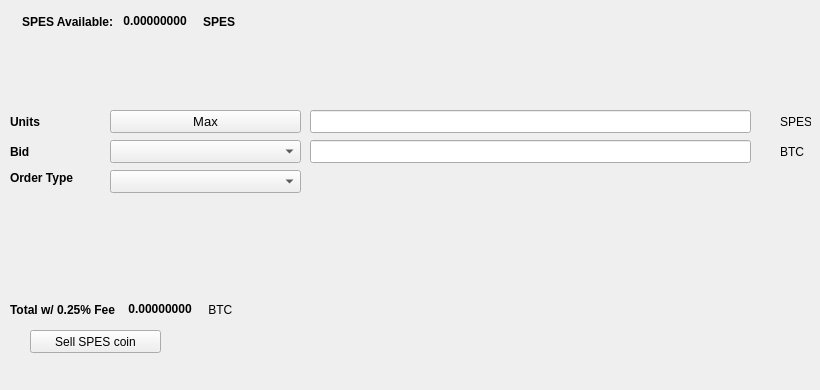
   <widget class="QWidget" name="SellTab">
    <attribute name="title">
     <string>Sell</string>
    </attribute>
    <widget class="QLabel" name="label_16">
     <property name="geometry">
      <rect>
       <x>780</x>
       <y>140</y>
       <width>31</width>
       <height>23</height>
      </rect>
     </property>
     <property name="text">
      <string>BTC</string>
     </property>
    </widget>
    <widget class="QComboBox" name="SellBidcomboBox">
     <property name="geometry">
      <rect>
       <x>110</x>
       <y>140</y>
       <width>191</width>
       <height>23</height>
      </rect>
     </property>
     <property name="font">
      <font>
       <pointsize>10</pointsize>
      </font>
     </property>
    </widget>
    <widget class="QLabel" name="label_18">
     <property name="geometry">
      <rect>
       <x>10</x>
       <y>110</y>
       <width>46</width>
       <height>23</height>
      </rect>
     </property>
     <property name="font">
      <font>
       <weight>75</weight>
       <bold>true</bold>
      </font>
     </property>
     <property name="text">
      <string>Units</string>
     </property>
    </widget>
    <widget class="QPushButton" name="Sell_Max_Amount">
     <property name="geometry">
      <rect>
       <x>110</x>
       <y>110</y>
       <width>191</width>
       <height>23</height>
      </rect>
     </property>
     <property name="font">
      <font>
       <pointsize>10</pointsize>
      </font>
     </property>
     <property name="text">
      <string>Max</string>
     </property>
    </widget>
    <widget class="QLabel" name="label_20">
     <property name="geometry">
      <rect>
       <x>10</x>
       <y>170</y>
       <width>91</width>
       <height>16</height>
      </rect>
     </property>
     <property name="font">
      <font>
       <weight>75</weight>
       <bold>true</bold>
      </font>
     </property>
     <property name="text">
      <string>Order Type</string>
     </property>
    </widget>
    <widget class="QComboBox" name="SellOrdertypeCombo">
     <property name="geometry">
      <rect>
       <x>110</x>
       <y>170</y>
       <width>191</width>
       <height>23</height>
      </rect>
     </property>
     <property name="font">
      <font>
       <pointsize>10</pointsize>
      </font>
     </property>
    </widget>
    <widget class="QLabel" name="label_21">
     <property name="geometry">
      <rect>
       <x>10</x>
       <y>140</y>
       <width>46</width>
       <height>23</height>
      </rect>
     </property>
     <property name="font">
      <font>
       <weight>75</weight>
       <bold>true</bold>
      </font>
     </property>
     <property name="text">
      <string>Bid</string>
     </property>
    </widget>
    <widget class="QLabel" name="label_22">
     <property name="geometry">
      <rect>
       <x>780</x>
       <y>110</y>
       <width>31</width>
       <height>23</height>
      </rect>
     </property>
     <property name="text">
      <string>SPES</string>
     </property>
    </widget>
    <widget class="QLineEdit" name="UnitsInputspescoin">
     <property name="geometry">
      <rect>
       <x>310</x>
       <y>110</y>
       <width>441</width>
       <height>23</height>
      </rect>
     </property>
     <property name="font">
      <font>
       <pointsize>9</pointsize>
       <weight>75</weight>
       <bold>true</bold>
      </font>
     </property>
    </widget>
    <widget class="QLineEdit" name="SellBidPriceEdit">
     <property name="geometry">
      <rect>
       <x>310</x>
       <y>140</y>
       <width>441</width>
       <height>23</height>
      </rect>
     </property>
     <property name="font">
      <font>
       <pointsize>9</pointsize>
       <weight>75</weight>
       <bold>true</bold>
      </font>
     </property>
    </widget>
    <widget class="QPushButton" name="SellspescoinBTN">
     <property name="geometry">
      <rect>
       <x>30</x>
       <y>330</y>
       <width>131</width>
       <height>23</height>
      </rect>
     </property>
     <property name="text">
      <string>Sell SPES coin</string>
     </property>
     <property name="icon">
      <iconset resource="../spescoin">
       <normaloff>:/icons/bitcoin</normaloff>:/icons/bitcoin</iconset>
     </property>
    </widget>
    <widget class="QWidget" name="layoutWidget3">
     <property name="geometry">
      <rect>
       <x>22</x>
       <y>12</y>
       <width>258</width>
       <height>19</height>
      </rect>
     </property>
     <layout class="QHBoxLayout" name="horizontalLayout">
      <item>
       <widget class="QLabel" name="label232_2">
        <property name="font">
         <font>
          <weight>75</weight>
          <bold>true</bold>
         </font>
        </property>
        <property name="text">
         <string>SPES Available:</string>
        </property>
       </widget>
      </item>
      <item>
       <widget class="QLabel" name="spescoinAvailableLabel">
        <property name="palette">
         <palette>
          <active>
           <colorrole role="WindowText">
            <brush brushstyle="SolidPattern">
             <color alpha="255">
              <red>0</red>
              <green>0</green>
              <blue>0</blue>
             </color>
            </brush>
           </colorrole>
           <colorrole role="Button">
            <brush brushstyle="SolidPattern">
             <color alpha="255">
              <red>0</red>
              <green>170</green>
              <blue>0</blue>
             </color>
            </brush>
           </colorrole>
           <colorrole role="Light">
            <brush brushstyle="SolidPattern">
             <color alpha="255">
              <red>0</red>
              <green>255</green>
              <blue>0</blue>
             </color>
            </brush>
           </colorrole>
           <colorrole role="Midlight">
            <brush brushstyle="SolidPattern">
             <color alpha="255">
              <red>0</red>
              <green>212</green>
              <blue>0</blue>
             </color>
            </brush>
           </colorrole>
           <colorrole role="Dark">
            <brush brushstyle="SolidPattern">
             <color alpha="255">
              <red>0</red>
              <green>85</green>
              <blue>0</blue>
             </color>
            </brush>
           </colorrole>
           <colorrole role="Mid">
            <brush brushstyle="SolidPattern">
             <color alpha="255">
              <red>0</red>
              <green>113</green>
              <blue>0</blue>
             </color>
            </brush>
           </colorrole>
           <colorrole role="Text">
            <brush brushstyle="SolidPattern">
             <color alpha="255">
              <red>0</red>
              <green>170</green>
              <blue>0</blue>
             </color>
            </brush>
           </colorrole>
           <colorrole role="BrightText">
            <brush brushstyle="SolidPattern">
             <color alpha="255">
              <red>255</red>
              <green>255</green>
              <blue>255</blue>
             </color>
            </brush>
           </colorrole>
           <colorrole role="ButtonText">
            <brush brushstyle="SolidPattern">
             <color alpha="255">
              <red>0</red>
              <green>0</green>
              <blue>0</blue>
             </color>
            </brush>
           </colorrole>
           <colorrole role="Base">
            <brush brushstyle="SolidPattern">
             <color alpha="255">
              <red>255</red>
              <green>255</green>
              <blue>255</blue>
             </color>
            </brush>
           </colorrole>
           <colorrole role="Window">
            <brush brushstyle="SolidPattern">
             <color alpha="255">
              <red>0</red>
              <green>170</green>
              <blue>0</blue>
             </color>
            </brush>
           </colorrole>
           <colorrole role="Shadow">
            <brush brushstyle="SolidPattern">
             <color alpha="255">
              <red>0</red>
              <green>0</green>
              <blue>0</blue>
             </color>
            </brush>
           </colorrole>
           <colorrole role="AlternateBase">
            <brush brushstyle="SolidPattern">
             <color alpha="255">
              <red>127</red>
              <green>212</green>
              <blue>127</blue>
             </color>
            </brush>
           </colorrole>
           <colorrole role="ToolTipBase">
            <brush brushstyle="SolidPattern">
             <color alpha="255">
              <red>255</red>
              <green>255</green>
              <blue>220</blue>
             </color>
            </brush>
           </colorrole>
           <colorrole role="ToolTipText">
            <brush brushstyle="SolidPattern">
             <color alpha="255">
              <red>0</red>
              <green>0</green>
              <blue>0</blue>
             </color>
            </brush>
           </colorrole>
          </active>
          <inactive>
           <colorrole role="WindowText">
            <brush brushstyle="SolidPattern">
             <color alpha="255">
              <red>0</red>
              <green>0</green>
              <blue>0</blue>
             </color>
            </brush>
           </colorrole>
           <colorrole role="Button">
            <brush brushstyle="SolidPattern">
             <color alpha="255">
              <red>0</red>
              <green>170</green>
              <blue>0</blue>
             </color>
            </brush>
           </colorrole>
           <colorrole role="Light">
            <brush brushstyle="SolidPattern">
             <color alpha="255">
              <red>0</red>
              <green>255</green>
              <blue>0</blue>
             </color>
            </brush>
           </colorrole>
           <colorrole role="Midlight">
            <brush brushstyle="SolidPattern">
             <color alpha="255">
              <red>0</red>
              <green>212</green>
              <blue>0</blue>
             </color>
            </brush>
           </colorrole>
           <colorrole role="Dark">
            <brush brushstyle="SolidPattern">
             <color alpha="255">
              <red>0</red>
              <green>85</green>
              <blue>0</blue>
             </color>
            </brush>
           </colorrole>
           <colorrole role="Mid">
            <brush brushstyle="SolidPattern">
             <color alpha="255">
              <red>0</red>
              <green>113</green>
              <blue>0</blue>
             </color>
            </brush>
           </colorrole>
           <colorrole role="Text">
            <brush brushstyle="SolidPattern">
             <color alpha="255">
              <red>0</red>
              <green>170</green>
              <blue>0</blue>
             </color>
            </brush>
           </colorrole>
           <colorrole role="BrightText">
            <brush brushstyle="SolidPattern">
             <color alpha="255">
              <red>255</red>
              <green>255</green>
              <blue>255</blue>
             </color>
            </brush>
           </colorrole>
           <colorrole role="ButtonText">
            <brush brushstyle="SolidPattern">
             <color alpha="255">
              <red>0</red>
              <green>0</green>
              <blue>0</blue>
             </color>
            </brush>
           </colorrole>
           <colorrole role="Base">
            <brush brushstyle="SolidPattern">
             <color alpha="255">
              <red>255</red>
              <green>255</green>
              <blue>255</blue>
             </color>
            </brush>
           </colorrole>
           <colorrole role="Window">
            <brush brushstyle="SolidPattern">
             <color alpha="255">
              <red>0</red>
              <green>170</green>
              <blue>0</blue>
             </color>
            </brush>
           </colorrole>
           <colorrole role="Shadow">
            <brush brushstyle="SolidPattern">
             <color alpha="255">
              <red>0</red>
              <green>0</green>
              <blue>0</blue>
             </color>
            </brush>
           </colorrole>
           <colorrole role="AlternateBase">
            <brush brushstyle="SolidPattern">
             <color alpha="255">
              <red>127</red>
              <green>212</green>
              <blue>127</blue>
             </color>
            </brush>
           </colorrole>
           <colorrole role="ToolTipBase">
            <brush brushstyle="SolidPattern">
             <color alpha="255">
              <red>255</red>
              <green>255</green>
              <blue>220</blue>
             </color>
            </brush>
           </colorrole>
           <colorrole role="ToolTipText">
            <brush brushstyle="SolidPattern">
             <color alpha="255">
              <red>0</red>
              <green>0</green>
              <blue>0</blue>
             </color>
            </brush>
           </colorrole>
          </inactive>
          <disabled>
           <colorrole role="WindowText">
            <brush brushstyle="SolidPattern">
             <color alpha="255">
              <red>0</red>
              <green>85</green>
              <blue>0</blue>
             </color>
            </brush>
           </colorrole>
           <colorrole role="Button">
            <brush brushstyle="SolidPattern">
             <color alpha="255">
              <red>0</red>
              <green>170</green>
              <blue>0</blue>
             </color>
            </brush>
           </colorrole>
           <colorrole role="Light">
            <brush brushstyle="SolidPattern">
             <color alpha="255">
              <red>0</red>
              <green>255</green>
              <blue>0</blue>
             </color>
            </brush>
           </colorrole>
           <colorrole role="Midlight">
            <brush brushstyle="SolidPattern">
             <color alpha="255">
              <red>0</red>
              <green>212</green>
              <blue>0</blue>
             </color>
            </brush>
           </colorrole>
           <colorrole role="Dark">
            <brush brushstyle="SolidPattern">
             <color alpha="255">
              <red>0</red>
              <green>85</green>
              <blue>0</blue>
             </color>
            </brush>
           </colorrole>
           <colorrole role="Mid">
            <brush brushstyle="SolidPattern">
             <color alpha="255">
              <red>0</red>
              <green>113</green>
              <blue>0</blue>
             </color>
            </brush>
           </colorrole>
           <colorrole role="Text">
            <brush brushstyle="SolidPattern">
             <color alpha="255">
              <red>0</red>
              <green>85</green>
              <blue>0</blue>
             </color>
            </brush>
           </colorrole>
           <colorrole role="BrightText">
            <brush brushstyle="SolidPattern">
             <color alpha="255">
              <red>255</red>
              <green>255</green>
              <blue>255</blue>
             </color>
            </brush>
           </colorrole>
           <colorrole role="ButtonText">
            <brush brushstyle="SolidPattern">
             <color alpha="255">
              <red>0</red>
              <green>85</green>
              <blue>0</blue>
             </color>
            </brush>
           </colorrole>
           <colorrole role="Base">
            <brush brushstyle="SolidPattern">
             <color alpha="255">
              <red>0</red>
              <green>170</green>
              <blue>0</blue>
             </color>
            </brush>
           </colorrole>
           <colorrole role="Window">
            <brush brushstyle="SolidPattern">
             <color alpha="255">
              <red>0</red>
              <green>170</green>
              <blue>0</blue>
             </color>
            </brush>
           </colorrole>
           <colorrole role="Shadow">
            <brush brushstyle="SolidPattern">
             <color alpha="255">
              <red>0</red>
              <green>0</green>
              <blue>0</blue>
             </color>
            </brush>
           </colorrole>
           <colorrole role="AlternateBase">
            <brush brushstyle="SolidPattern">
             <color alpha="255">
              <red>0</red>
              <green>170</green>
              <blue>0</blue>
             </color>
            </brush>
           </colorrole>
           <colorrole role="ToolTipBase">
            <brush brushstyle="SolidPattern">
             <color alpha="255">
              <red>255</red>
              <green>255</green>
              <blue>220</blue>
             </color>
            </brush>
           </colorrole>
           <colorrole role="ToolTipText">
            <brush brushstyle="SolidPattern">
             <color alpha="255">
              <red>0</red>
              <green>0</green>
              <blue>0</blue>
             </color>
            </brush>
           </colorrole>
          </disabled>
         </palette>
        </property>
        <property name="font">
         <font>
          <weight>75</weight>
          <bold>true</bold>
         </font>
        </property>
        <property name="text">
         <string> 0.00000000 </string>
        </property>
        <property name="textInteractionFlags">
         <set>Qt::LinksAccessibleByMouse|Qt::TextSelectableByKeyboard|Qt::TextSelectableByMouse</set>
        </property>
       </widget>
      </item>
      <item>
       <widget class="QLabel" name="labelspescoin">
        <property name="font">
         <font>
          <weight>75</weight>
          <bold>true</bold>
         </font>
        </property>
        <property name="text">
         <string>SPES</string>
        </property>
       </widget>
      </item>
     </layout>
    </widget>
    <widget class="QWidget" name="layoutWidget">
     <property name="geometry">
      <rect>
       <x>10</x>
       <y>300</y>
       <width>268</width>
       <height>19</height>
      </rect>
     </property>
     <layout class="QHBoxLayout" name="horizontalLayout_2">
      <item>
       <widget class="QLabel" name="label_19">
        <property name="font">
         <font>
          <weight>75</weight>
          <bold>true</bold>
         </font>
        </property>
        <property name="text">
         <string>Total w/ 0.25% Fee </string>
        </property>
       </widget>
      </item>
      <item>
       <widget class="QLabel" name="SellCostLabel">
        <property name="palette">
         <palette>
          <active>
           <colorrole role="WindowText">
            <brush brushstyle="SolidPattern">
             <color alpha="255">
              <red>0</red>
              <green>0</green>
              <blue>0</blue>
             </color>
            </brush>
           </colorrole>
           <colorrole role="Button">
            <brush brushstyle="SolidPattern">
             <color alpha="255">
              <red>0</red>
              <green>170</green>
              <blue>0</blue>
             </color>
            </brush>
           </colorrole>
           <colorrole role="Light">
            <brush brushstyle="SolidPattern">
             <color alpha="255">
              <red>0</red>
              <green>255</green>
              <blue>0</blue>
             </color>
            </brush>
           </colorrole>
           <colorrole role="Midlight">
            <brush brushstyle="SolidPattern">
             <color alpha="255">
              <red>0</red>
              <green>212</green>
              <blue>0</blue>
             </color>
            </brush>
           </colorrole>
           <colorrole role="Dark">
            <brush brushstyle="SolidPattern">
             <color alpha="255">
              <red>0</red>
              <green>85</green>
              <blue>0</blue>
             </color>
            </brush>
           </colorrole>
           <colorrole role="Mid">
            <brush brushstyle="SolidPattern">
             <color alpha="255">
              <red>0</red>
              <green>113</green>
              <blue>0</blue>
             </color>
            </brush>
           </colorrole>
           <colorrole role="Text">
            <brush brushstyle="SolidPattern">
             <color alpha="255">
              <red>0</red>
              <green>170</green>
              <blue>0</blue>
             </color>
            </brush>
           </colorrole>
           <colorrole role="BrightText">
            <brush brushstyle="SolidPattern">
             <color alpha="255">
              <red>255</red>
              <green>255</green>
              <blue>255</blue>
             </color>
            </brush>
           </colorrole>
           <colorrole role="ButtonText">
            <brush brushstyle="SolidPattern">
             <color alpha="255">
              <red>0</red>
              <green>0</green>
              <blue>0</blue>
             </color>
            </brush>
           </colorrole>
           <colorrole role="Base">
            <brush brushstyle="SolidPattern">
             <color alpha="255">
              <red>255</red>
              <green>255</green>
              <blue>255</blue>
             </color>
            </brush>
           </colorrole>
           <colorrole role="Window">
            <brush brushstyle="SolidPattern">
             <color alpha="255">
              <red>0</red>
              <green>170</green>
              <blue>0</blue>
             </color>
            </brush>
           </colorrole>
           <colorrole role="Shadow">
            <brush brushstyle="SolidPattern">
             <color alpha="255">
              <red>0</red>
              <green>0</green>
              <blue>0</blue>
             </color>
            </brush>
           </colorrole>
           <colorrole role="AlternateBase">
            <brush brushstyle="SolidPattern">
             <color alpha="255">
              <red>127</red>
              <green>212</green>
              <blue>127</blue>
             </color>
            </brush>
           </colorrole>
           <colorrole role="ToolTipBase">
            <brush brushstyle="SolidPattern">
             <color alpha="255">
              <red>255</red>
              <green>255</green>
              <blue>220</blue>
             </color>
            </brush>
           </colorrole>
           <colorrole role="ToolTipText">
            <brush brushstyle="SolidPattern">
             <color alpha="255">
              <red>0</red>
              <green>0</green>
              <blue>0</blue>
             </color>
            </brush>
           </colorrole>
          </active>
          <inactive>
           <colorrole role="WindowText">
            <brush brushstyle="SolidPattern">
             <color alpha="255">
              <red>0</red>
              <green>0</green>
              <blue>0</blue>
             </color>
            </brush>
           </colorrole>
           <colorrole role="Button">
            <brush brushstyle="SolidPattern">
             <color alpha="255">
              <red>0</red>
              <green>170</green>
              <blue>0</blue>
             </color>
            </brush>
           </colorrole>
           <colorrole role="Light">
            <brush brushstyle="SolidPattern">
             <color alpha="255">
              <red>0</red>
              <green>255</green>
              <blue>0</blue>
             </color>
            </brush>
           </colorrole>
           <colorrole role="Midlight">
            <brush brushstyle="SolidPattern">
             <color alpha="255">
              <red>0</red>
              <green>212</green>
              <blue>0</blue>
             </color>
            </brush>
           </colorrole>
           <colorrole role="Dark">
            <brush brushstyle="SolidPattern">
             <color alpha="255">
              <red>0</red>
              <green>85</green>
              <blue>0</blue>
             </color>
            </brush>
           </colorrole>
           <colorrole role="Mid">
            <brush brushstyle="SolidPattern">
             <color alpha="255">
              <red>0</red>
              <green>113</green>
              <blue>0</blue>
             </color>
            </brush>
           </colorrole>
           <colorrole role="Text">
            <brush brushstyle="SolidPattern">
             <color alpha="255">
              <red>0</red>
              <green>170</green>
              <blue>0</blue>
             </color>
            </brush>
           </colorrole>
           <colorrole role="BrightText">
            <brush brushstyle="SolidPattern">
             <color alpha="255">
              <red>255</red>
              <green>255</green>
              <blue>255</blue>
             </color>
            </brush>
           </colorrole>
           <colorrole role="ButtonText">
            <brush brushstyle="SolidPattern">
             <color alpha="255">
              <red>0</red>
              <green>0</green>
              <blue>0</blue>
             </color>
            </brush>
           </colorrole>
           <colorrole role="Base">
            <brush brushstyle="SolidPattern">
             <color alpha="255">
              <red>255</red>
              <green>255</green>
              <blue>255</blue>
             </color>
            </brush>
           </colorrole>
           <colorrole role="Window">
            <brush brushstyle="SolidPattern">
             <color alpha="255">
              <red>0</red>
              <green>170</green>
              <blue>0</blue>
             </color>
            </brush>
           </colorrole>
           <colorrole role="Shadow">
            <brush brushstyle="SolidPattern">
             <color alpha="255">
              <red>0</red>
              <green>0</green>
              <blue>0</blue>
             </color>
            </brush>
           </colorrole>
           <colorrole role="AlternateBase">
            <brush brushstyle="SolidPattern">
             <color alpha="255">
              <red>127</red>
              <green>212</green>
              <blue>127</blue>
             </color>
            </brush>
           </colorrole>
           <colorrole role="ToolTipBase">
            <brush brushstyle="SolidPattern">
             <color alpha="255">
              <red>255</red>
              <green>255</green>
              <blue>220</blue>
             </color>
            </brush>
           </colorrole>
           <colorrole role="ToolTipText">
            <brush brushstyle="SolidPattern">
             <color alpha="255">
              <red>0</red>
              <green>0</green>
              <blue>0</blue>
             </color>
            </brush>
           </colorrole>
          </inactive>
          <disabled>
           <colorrole role="WindowText">
            <brush brushstyle="SolidPattern">
             <color alpha="255">
              <red>0</red>
              <green>85</green>
              <blue>0</blue>
             </color>
            </brush>
           </colorrole>
           <colorrole role="Button">
            <brush brushstyle="SolidPattern">
             <color alpha="255">
              <red>0</red>
              <green>170</green>
              <blue>0</blue>
             </color>
            </brush>
           </colorrole>
           <colorrole role="Light">
            <brush brushstyle="SolidPattern">
             <color alpha="255">
              <red>0</red>
              <green>255</green>
              <blue>0</blue>
             </color>
            </brush>
           </colorrole>
           <colorrole role="Midlight">
            <brush brushstyle="SolidPattern">
             <color alpha="255">
              <red>0</red>
              <green>212</green>
              <blue>0</blue>
             </color>
            </brush>
           </colorrole>
           <colorrole role="Dark">
            <brush brushstyle="SolidPattern">
             <color alpha="255">
              <red>0</red>
              <green>85</green>
              <blue>0</blue>
             </color>
            </brush>
           </colorrole>
           <colorrole role="Mid">
            <brush brushstyle="SolidPattern">
             <color alpha="255">
              <red>0</red>
              <green>113</green>
              <blue>0</blue>
             </color>
            </brush>
           </colorrole>
           <colorrole role="Text">
            <brush brushstyle="SolidPattern">
             <color alpha="255">
              <red>0</red>
              <green>85</green>
              <blue>0</blue>
             </color>
            </brush>
           </colorrole>
           <colorrole role="BrightText">
            <brush brushstyle="SolidPattern">
             <color alpha="255">
              <red>255</red>
              <green>255</green>
              <blue>255</blue>
             </color>
            </brush>
           </colorrole>
           <colorrole role="ButtonText">
            <brush brushstyle="SolidPattern">
             <color alpha="255">
              <red>0</red>
              <green>85</green>
              <blue>0</blue>
             </color>
            </brush>
           </colorrole>
           <colorrole role="Base">
            <brush brushstyle="SolidPattern">
             <color alpha="255">
              <red>0</red>
              <green>170</green>
              <blue>0</blue>
             </color>
            </brush>
           </colorrole>
           <colorrole role="Window">
            <brush brushstyle="SolidPattern">
             <color alpha="255">
              <red>0</red>
              <green>170</green>
              <blue>0</blue>
             </color>
            </brush>
           </colorrole>
           <colorrole role="Shadow">
            <brush brushstyle="SolidPattern">
             <color alpha="255">
              <red>0</red>
              <green>0</green>
              <blue>0</blue>
             </color>
            </brush>
           </colorrole>
           <colorrole role="AlternateBase">
            <brush brushstyle="SolidPattern">
             <color alpha="255">
              <red>0</red>
              <green>170</green>
              <blue>0</blue>
             </color>
            </brush>
           </colorrole>
           <colorrole role="ToolTipBase">
            <brush brushstyle="SolidPattern">
             <color alpha="255">
              <red>255</red>
              <green>255</green>
              <blue>220</blue>
             </color>
            </brush>
           </colorrole>
           <colorrole role="ToolTipText">
            <brush brushstyle="SolidPattern">
             <color alpha="255">
              <red>0</red>
              <green>0</green>
              <blue>0</blue>
             </color>
            </brush>
           </colorrole>
          </disabled>
         </palette>
        </property>
        <property name="font">
         <font>
          <weight>75</weight>
          <bold>true</bold>
         </font>
        </property>
        <property name="autoFillBackground">
         <bool>false</bool>
        </property>
        <property name="text">
         <string> 0.00000000</string>
        </property>
        <property name="textInteractionFlags">
         <set>Qt::LinksAccessibleByMouse|Qt::TextSelectableByMouse</set>
        </property>
       </widget>
      </item>
      <item>
       <widget class="QLabel" name="label_17">
        <property name="font">
         <font>
          <weight>50</weight>
          <bold>false</bold>
         </font>
        </property>
        <property name="text">
         <string> BTC</string>
        </property>
       </widget>
      </item>
     </layout>
    </widget>
    <widget class="QLabel" name="label_23">
     <property name="geometry">
      <rect>
       <x>460</x>
       <y>300</y>
       <width>281</width>
       <height>81</height>
      </rect>
     </property>
     <property name="text">
      <string/>
     </property>
     <property name="pixmap">
      <pixmap>:/images/bittrex</pixmap>
     </property>
    </widget>
   </widget>
